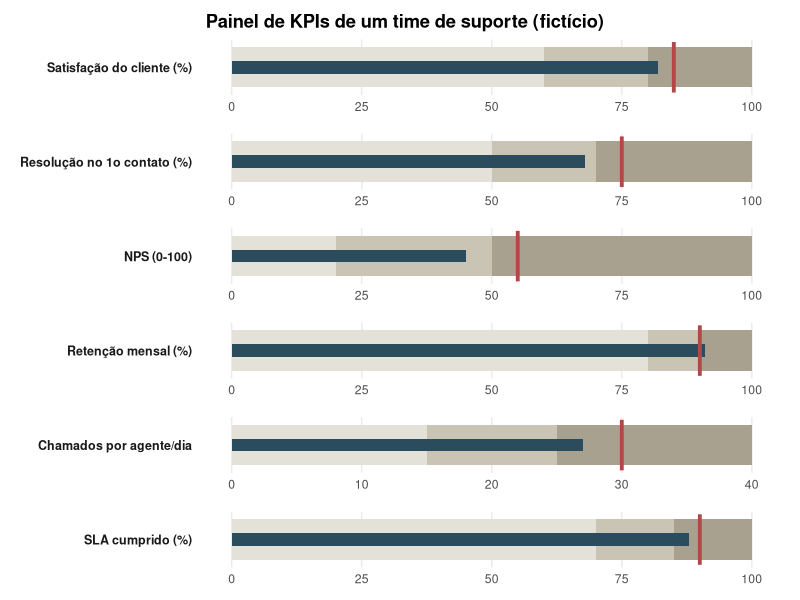

The R source for this figure:
# Libraries
library(ggplot2)
library(jsonlite)

# Sessao roda em locale C puro (ASCII) neste ambiente -- sem isso, toda
# string acentuada sai corrompida byte a byte no data.json e no proprio PNG.
# "C.utf8" existe no sistema (locale -a). Ver AGENTS.md, "Licoes aprendidas".
invisible(Sys.setlocale("LC_CTYPE", "C.utf8"))

# Bullet chart (Stephen Few): cada KPI e' uma linha com sua PROPRIA escala
# (nao compartilhada com as outras) -- e' isso que permite comparar metricas
# de unidades bem diferentes (porcentagem, nota, contagem) lado a lado sem
# distorcer nenhuma. Tres camadas por linha: faixas de fundo em tons de
# cinza (ruim/medio/bom, contexto qualitativo), uma barra fina (o valor
# real) e um traco vertical (a meta) -- a leitura e' "a barra passou do
# traco?", sem precisar comparar numeros de cabeca.
set.seed(1709)

kpis <- data.frame(
  kpi = c(
    "Satisfação do cliente (%)",
    "Resolução no 1o contato (%)",
    "NPS (0-100)",
    "Retenção mensal (%)",
    "Chamados por agente/dia",
    "SLA cumprido (%)"
  ),
  valor = c(82, 68, 45, 91, 27, 88),
  meta  = c(85, 75, 55, 90, 30, 90),
  # 3 faixas qualitativas por KPI: [fim do ruim, fim do medio, fim do bom] --
  # sempre comecando em 0. Faixas diferentes por linha de propósito (SLA e
  # satisfacao tem exigencia mais alta que chamados/dia, por exemplo).
  fim_ruim  = c(60, 50, 20, 80, 15, 70),
  fim_medio = c(80, 70, 50, 90, 25, 85),
  fim_bom   = c(100, 100, 100, 100, 40, 100)
)
# Dado 100% ficticio: painel de KPIs de um time de suporte fictício,
# escrito à mão (nao sorteado) pra contar uma historia especifica -- a
# maioria abaixo da meta (satisfacao, resolucao, NPS, chamados por agente),
# uma ja passou dela (retencao) e uma quase la (SLA), pra o grafico
# mostrar os tres casos que um bullet chart existe pra distinguir: bem
# abaixo, perto, e acima da meta.
kpis$kpi <- factor(kpis$kpi, levels = kpis$kpi)

cor_faixa <- c(ruim = "#E4E1D8", medio = "#C9C4B4", bom = "#A8A190")
cor_barra <- "#2B4C5C"
cor_meta  <- "#B34747"

# ggplot2 nao tem geom de bullet chart pronto -- cada elemento e' desenhado
# na mao com geom_rect()/geom_segment() por cima de facet_wrap(scales =
# "free_x"), que da a cada KPI seu proprio eixo X independente.
faixas_longo <- do.call(rbind, lapply(seq_len(nrow(kpis)), function(i) {
  data.frame(
    kpi = kpis$kpi[i],
    xmin = c(0, kpis$fim_ruim[i], kpis$fim_medio[i]),
    xmax = c(kpis$fim_ruim[i], kpis$fim_medio[i], kpis$fim_bom[i]),
    faixa = factor(c("ruim", "medio", "bom"), levels = c("ruim", "medio", "bom"))
  )
}))

p <- ggplot() +
  geom_rect(
    data = faixas_longo,
    aes(xmin = xmin, xmax = xmax, ymin = -0.32, ymax = 0.32, fill = faixa)
  ) +
  geom_rect(
    data = kpis,
    aes(xmin = 0, xmax = valor, ymin = -0.10, ymax = 0.10),
    fill = cor_barra
  ) +
  geom_segment(
    data = kpis,
    aes(x = meta, xend = meta, y = -0.4, yend = 0.4),
    colour = cor_meta, linewidth = 1.3
  ) +
  scale_fill_manual(values = cor_faixa, guide = "none") +
  facet_wrap(vars(kpi), ncol = 1, scales = "free_x", strip.position = "left") +
  labs(title = "Painel de KPIs de um time de suporte (fictício)", x = NULL, y = NULL) +
  theme_minimal(base_size = 11) +
  theme(
    plot.title = element_text(face = "bold"),
    axis.text.y = element_blank(),
    panel.grid.major.y = element_blank(),
    panel.grid.minor = element_blank(),
    panel.grid.major.x = element_line(colour = "grey92"),
    strip.placement = "outside",
    strip.text.y.left = element_text(angle = 0, hjust = 1, face = "bold", size = 9),
    panel.spacing.y = unit(1, "lines"),
    plot.margin = margin(t = 10, r = 16, b = 10, l = 10)
  )

ggsave("output.png", plot = p, width = 9, height = 7, dpi = 150)

# ---------------------------------------------------------------------------
# Versao interativa: mesmos KPIs, tooltip com valor exato/meta/diferenca.
# ---------------------------------------------------------------------------
viz <- list(
  meta_cores = list(ruim = cor_faixa[["ruim"]], medio = cor_faixa[["medio"]], bom = cor_faixa[["bom"]], barra = cor_barra, meta = cor_meta),
  kpis = lapply(seq_len(nrow(kpis)), function(i) {
    list(
      kpi = as.character(kpis$kpi[i]),
      valor = kpis$valor[i],
      meta = kpis$meta[i],
      fimRuim = kpis$fim_ruim[i],
      fimMedio = kpis$fim_medio[i],
      fimBom = kpis$fim_bom[i]
    )
  })
)

write_json(viz, "data.json", auto_unbox = TRUE, digits = NA)
